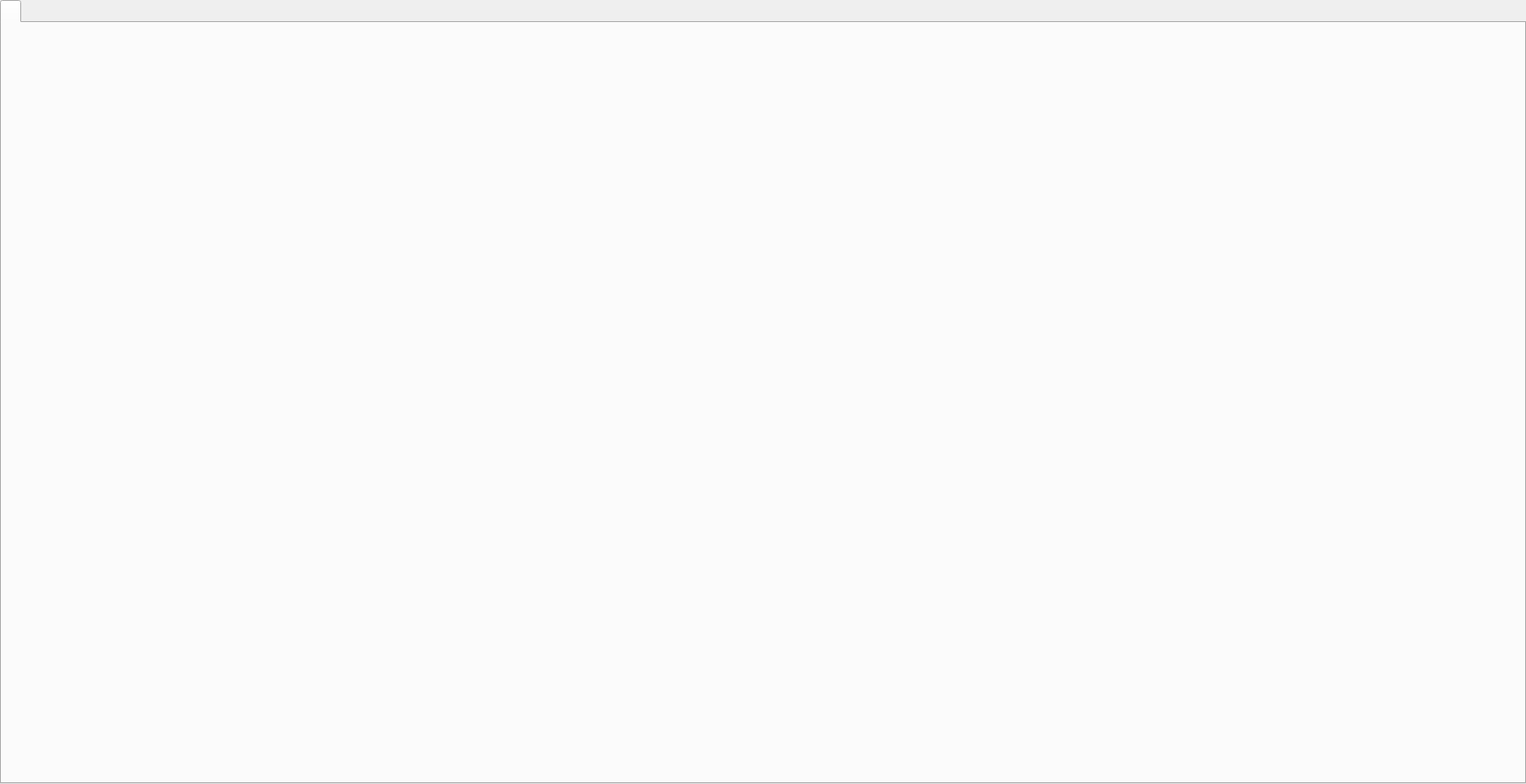
<?xml version="1.0" encoding="UTF-8"?>
<ui version="4.0">
 <class>RenhuaiTabWidget</class>
 <widget class="QTabWidget" name="RenhuaiTabWidget">
  <property name="geometry">
   <rect>
    <x>0</x>
    <y>0</y>
    <width>1730</width>
    <height>889</height>
   </rect>
  </property>
  <property name="windowTitle">
   <string>TabWidget</string>
  </property>
  <property name="styleSheet">
   <string notr="true"/>
  </property>
  <property name="tabShape">
   <enum>QTabWidget::Rounded</enum>
  </property>
  <property name="currentIndex">
   <number>0</number>
  </property>
  <property name="iconSize">
   <size>
    <width>148</width>
    <height>33</height>
   </size>
  </property>
  <property name="elideMode">
   <enum>Qt::ElideMiddle</enum>
  </property>
  <property name="usesScrollButtons">
   <bool>true</bool>
  </property>
  <property name="documentMode">
   <bool>false</bool>
  </property>
  <property name="tabBarAutoHide">
   <bool>false</bool>
  </property>
  <widget class="QWidget" name="fer_tab">
   <attribute name="icon">
    <iconset resource="src.qrc">
     <normaloff>:/image/new/ferControlTabUnselected.bmp</normaloff>
     <normalon>:/image/new/ferControlTabSelected.bmp</normalon>:/image/new/ferControlTabUnselected.bmp</iconset>
   </attribute>
   <attribute name="title">
    <string/>
   </attribute>
   <widget class="QWidget" name="horizontalLayoutWidget">
    <property name="geometry">
     <rect>
      <x>0</x>
      <y>0</y>
      <width>1721</width>
      <height>851</height>
     </rect>
    </property>
    <layout class="QHBoxLayout" name="fer_tab_horizontalLayout"/>
   </widget>
  </widget>
 </widget>
 <resources>
  <include location="src.qrc"/>
 </resources>
 <connections/>
</ui>
